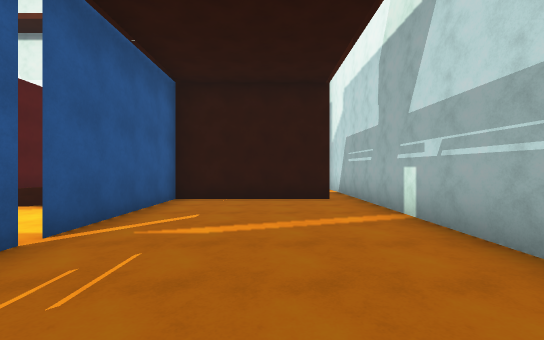
view 1 (above)

20 first-person views from a walk through a scene from a Unity 3-D project. The camera is 1.5 m above the floor, looks level and sees 90° across. The floor is counted in squares, 2 m on a side. Each view is taken from the middle of a square. On the plan, view 1 faces up. The plan holds only what a view shows up to about 10 squares ahead; the rest is blank. The place goes on beyond the plan. The player character is not drawn.

view 2
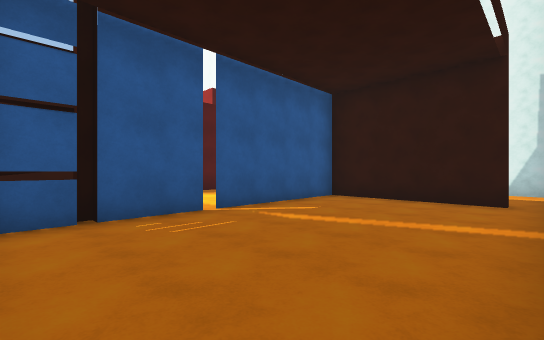

view 3
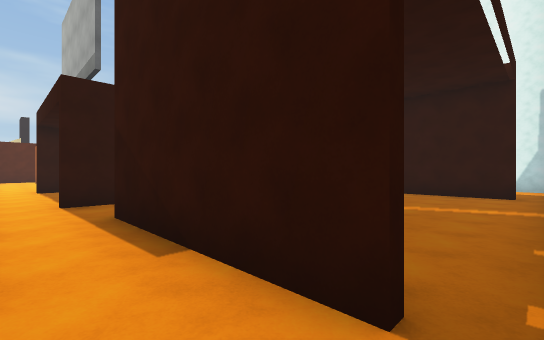

view 4
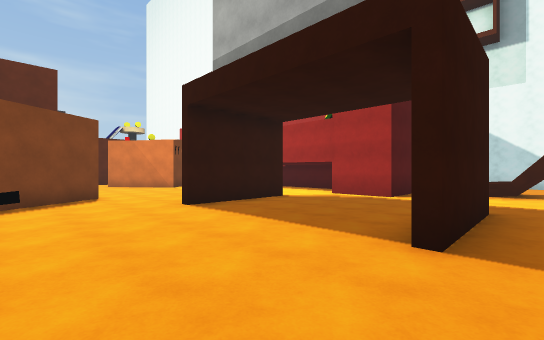

view 5
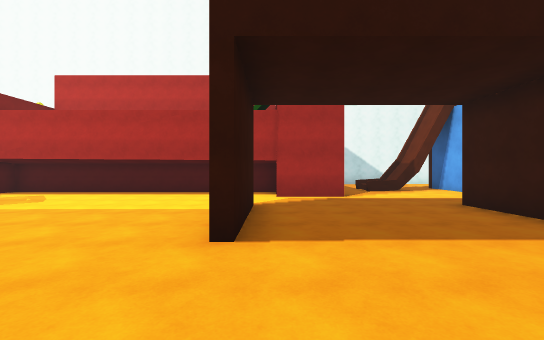

view 6
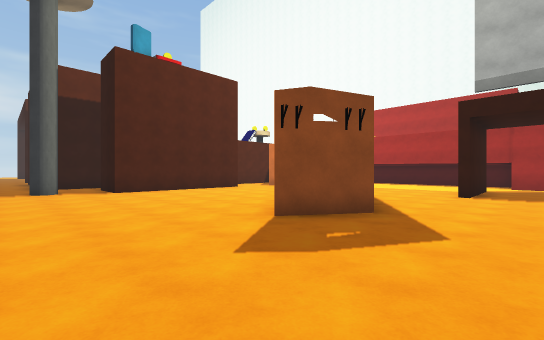

view 7
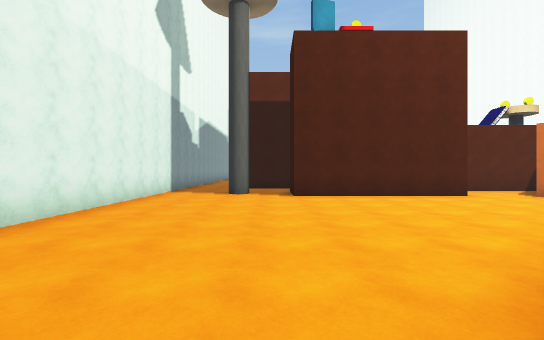

view 8
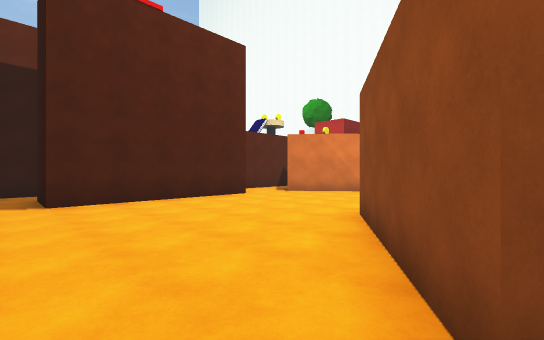

view 9
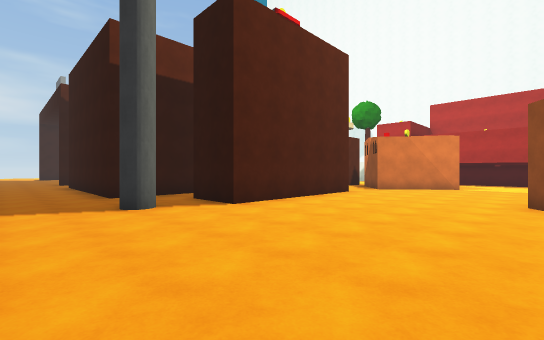

view 10
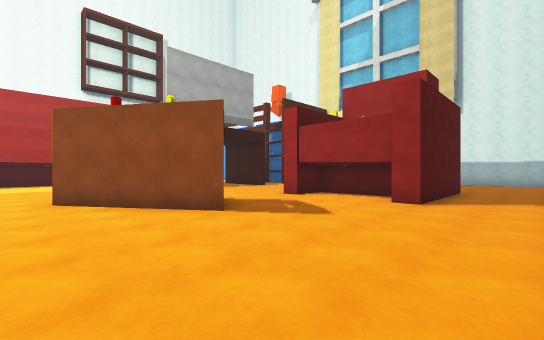

view 11
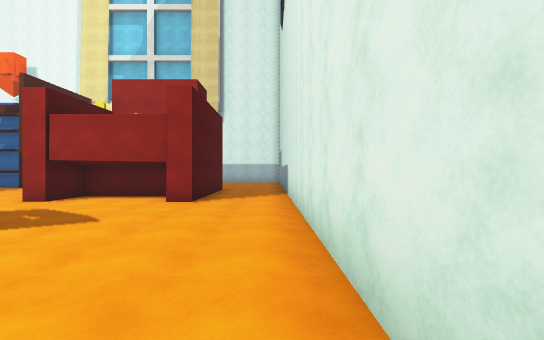

view 12
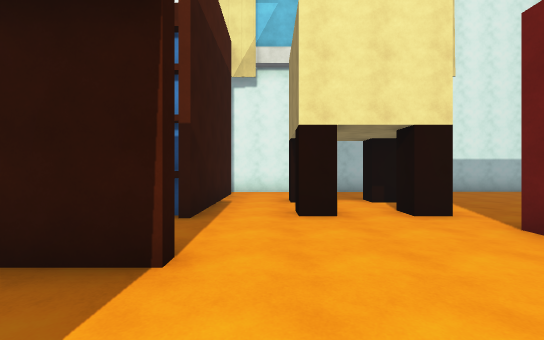

view 13
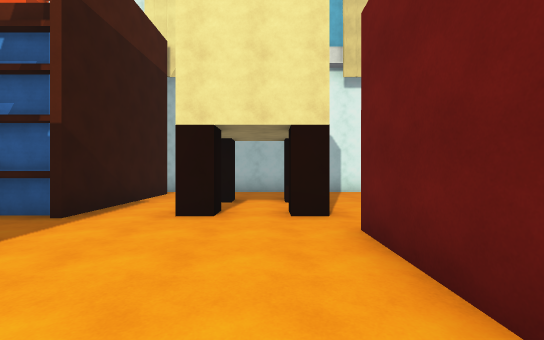

view 14
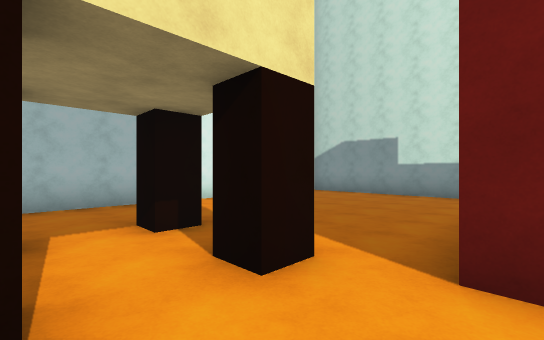

view 15
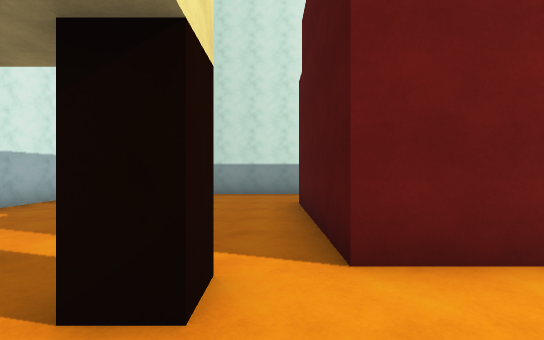

view 16
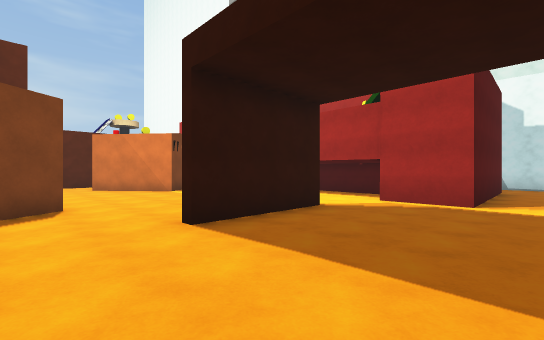

view 17
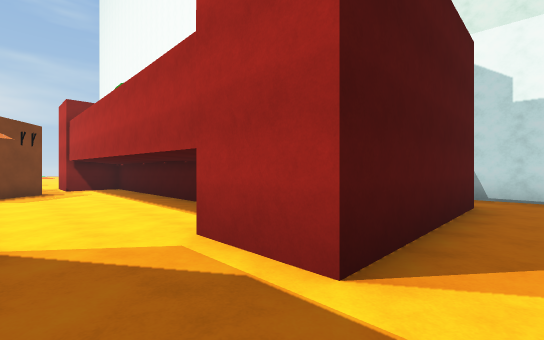

view 18
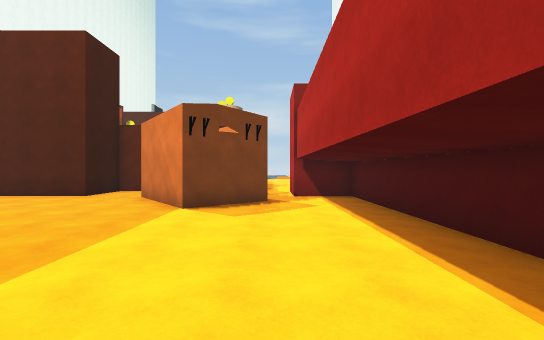

view 19
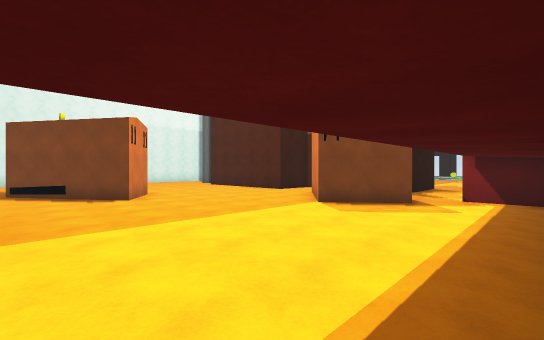

view 20
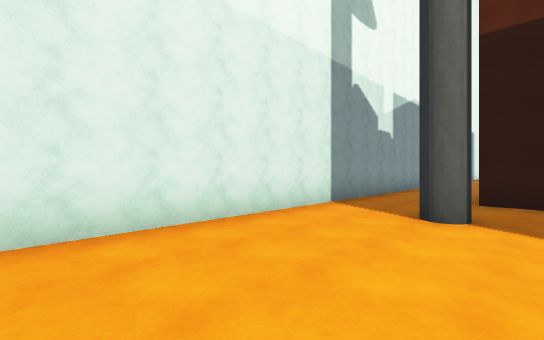

### Floor plan
Ten units are one square. View 1 is at (0, 0); x grows to the right and y downward. Boxes are objects, and circles mark ways between rooms. Rooms are numbered by the first view taken in them; rooms with no view inside come last. Other rooms are left out.
<svg viewBox="-255 -76 284 197">
<path fill="none" stroke="#000" d="M23 -22 22 -66M-25 -28 -25 0M15 -71 -25 -71 -25 -29M23 14 23 4M-101 54 -111 68 -132 37 -122 22 -101 54M-60 51 -36 51 -36 91 -76 91 -76 85M-63 80 -63 57 -76 57 -76 51M-49 13 -49 -19M-94 -19 -94 13M-26 50 -26 43 -19 43M-47 -18 -47 12M-19 31 -26 31 -26 24 -20 24M-26 5 -26 -5M-7 50 -7 43 0 43M-89 -53 -178 -53 -178 -36M-167 -30 -153 -13 -176 6M-1 31 -7 31 -7 24 0 24M-70 -66 -70 -36 -89 -36M-196 -19 -196 24 -178 24 -178 74 -196 74M-211 65 -211 90 -250 90M-37 -56 -46 -56M-26 -53 -26 -60M15 7 -28 7 -28 -4M24 106 23 14M-246 116 18 114"/>
<circle cx="-30" cy="-30" r="3" fill="#2a7"/>
<circle cx="20" cy="10" r="3" fill="#2a7"/>
<text x="0" y="-30">1</text>
<text x="-100" y="40">2</text>
</svg>
Room 1 opens to room 2.

Where each view was taken, in squares from view 1:
view 1: 0 up, 0 right, facing up
view 2: 0 up, 2 right, facing up-left
view 3: 2 down, 2 right, facing up-left
view 4: 4 down, 4 left, facing up-left
view 5: 4 down, 9 left, facing up
view 6: 10 down, 8 left, facing up-left
view 7: 8 down, 10 left, facing left
view 8: 8 down, 11 left, facing up-left
view 9: 11 down, 13 left, facing up-left
view 10: 11 down, 14 left, facing up-right
view 11: 11 down, 14 left, facing right
view 12: 2 down, 7 left, facing right
view 13: 4 down, 7 left, facing right
view 14: 3 down, 4 left, facing down-right
view 15: 3 down, 3 left, facing down
view 16: 3 down, 6 left, facing up-left
view 17: 2 up, 6 left, facing up-left
view 18: 3 up, 10 left, facing left
view 19: 5 up, 10 left, facing down-left
view 20: 8 down, 14 left, facing down-left
